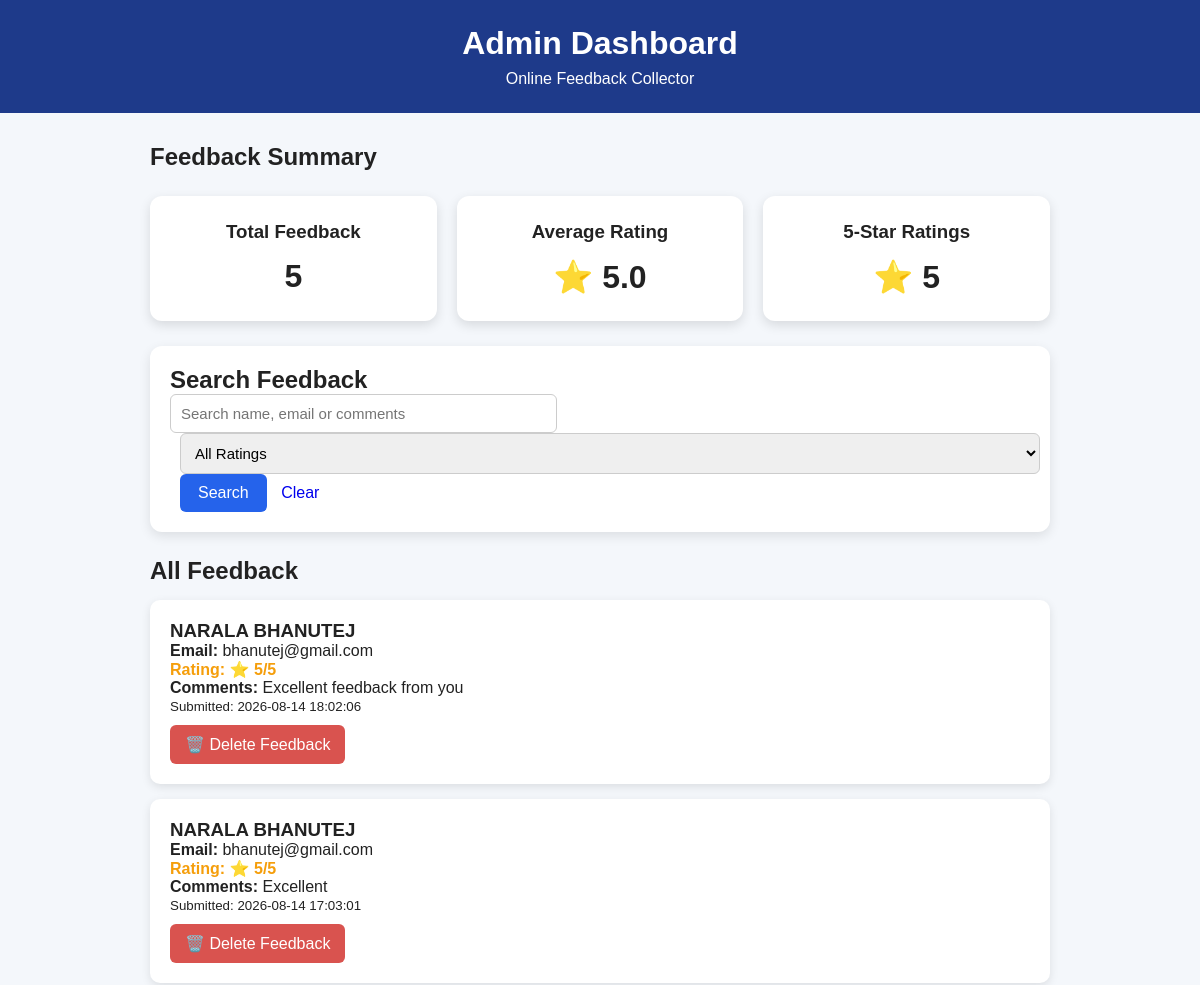
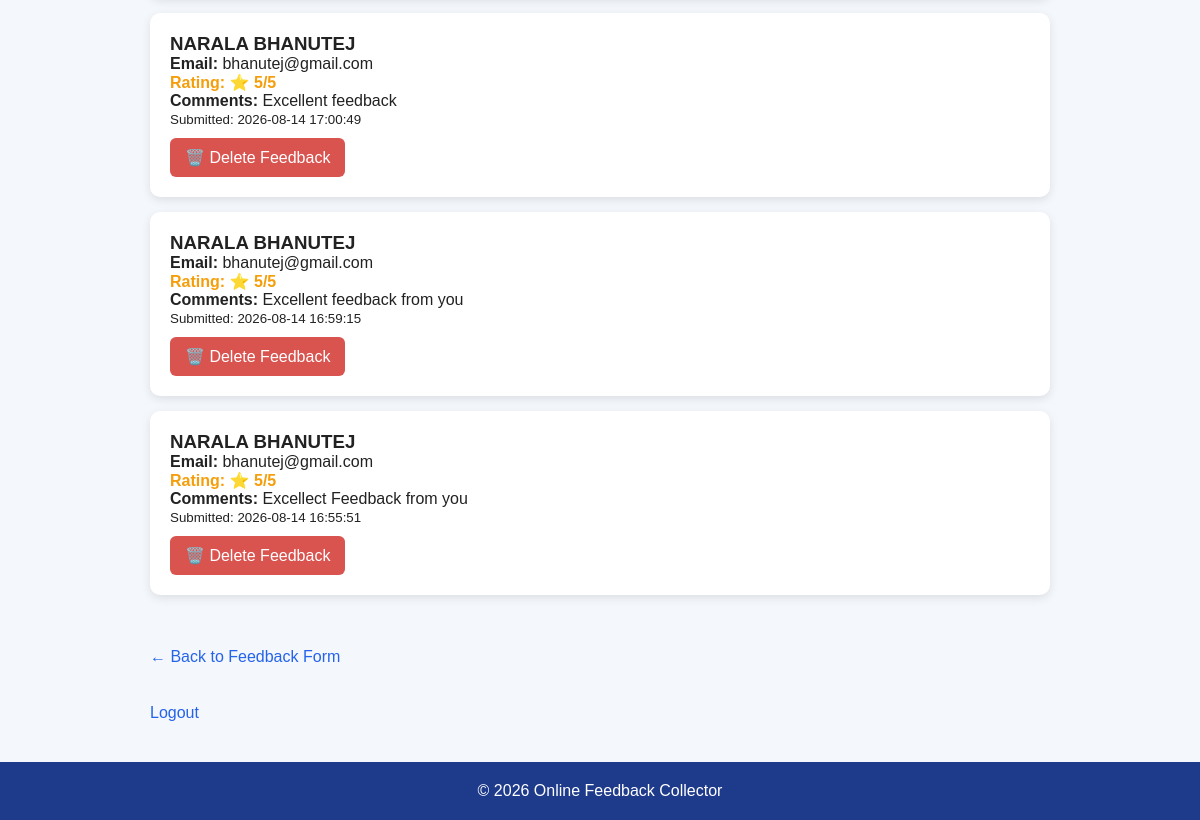
The page /admin-dashboard (signed in) on the database its author committed (2 pictures, top to bottom).
### tables this page shows
CREATE TABLE Feedback (
            id INTEGER PRIMARY KEY AUTOINCREMENT,
            name TEXT NOT NULL,
            email TEXT NOT NULL,
            rating INTEGER NOT NULL,
            comments TEXT NOT NULL,
            date_submitted TIMESTAMP DEFAULT CURRENT_TIMESTAMP
        );

### app.py (the view, shortened to what this page needs)
@app.route("/admin-dashboard")
def admin_dashboard():
    if not session.get("admin_logged_in"):
        return redirect(url_for("admin_login"))
    conn = sqlite3.connect(DATABASE)
    cursor = conn.cursor()
    search = request.args.get("search", "")
    rating_filter = request.args.get("rating", "")
    query = """
        SELECT *
        FROM Feedback
        WHERE 1=1
    """
    params = []
    if rating_filter:
        query += " AND rating = ?"
        params.append(rating_filter)
    query += " ORDER BY date_submitted DESC"
    cursor.execute(query, params)
    feedbacks = cursor.fetchall()
    cursor.execute("""
        SELECT COUNT(*)
        FROM Feedback
    """)
    total_feedback = cursor.fetchone()[0]
    cursor.execute("""
        SELECT AVG(rating)
        FROM Feedback
    """)
    average_rating = cursor.fetchone()[0]
    cursor.execute("""
        SELECT COUNT(*)
        FROM Feedback
        WHERE rating = 5
    """)
    five_star_feedback = cursor.fetchone()[0]
    conn.close()
    if average_rating is None:
        average_rating = 0
    else:
        average_rating = round(average_rating, 2)
    return render_template(
        "admin.html",
        feedbacks=feedbacks,
        total_feedback=total_feedback,
        average_rating=average_rating,
        five_star_feedback=five_star_feedback
    )

### templates/admin.html (shortened to what this page needs)
<!DOCTYPE html>
<html lang="en">
<head>
    <link rel="stylesheet"
          href="{{ url_for('static', filename='css/style.css') }}">
</head>
<body>
    <header>
        <h1>
            Admin Dashboard
        </h1>
        <p>
            Online Feedback Collector
        </p>
    </header>
    <div class="container">
        <h2>
            Feedback Summary
        </h2>
        <div class="dashboard-cards">
            <div class="dashboard-card">
                <h3>
                    Total Feedback
                </h3>
                <div class="dashboard-number">
                    {{ total_feedback }}
                </div>
            </div>
            <div class="dashboard-card">
                <h3>
                    Average Rating
                </h3>
                <div class="dashboard-number">
                    ⭐ {{ average_rating }}
                </div>
            </div>
            <div class="dashboard-card">
                <h3>
                    5-Star Ratings
                </h3>
                <div class="dashboard-number">
                    ⭐ {{ five_star_feedback }}
                </div>
            </div>
        </div>
        <div class="search-box">
            <h2>
                Search Feedback
            </h2>
            <form
                method="GET"
                action="/admin-dashboard"
            >
                <input
                    type="text"
                    name="search"
                    placeholder="Search name, email or comments"
                    value="{{ request.args.get('search', '') }}"
                >
                <select name="rating">
                    <option value="">
                        All Ratings
                    </option>
                </select>
                <button type="submit">
                    Search
                </button>
                <a
                    href="/admin-dashboard"
                    class="clear-button"
                >
                    Clear
                </a>
            </form>
        </div>
        <h2>
            All Feedback
        </h2>
        {% if feedbacks %}
            {% for feedback in feedbacks %}
                <div class="feedback-card">
                    <h3>
                        {{ feedback[1] }}
                    </h3>
                    <p>
                        <strong>
                            Email:
                        </strong>
                        {{ feedback[2] }}
                    </p>
                    <p class="rating">
                        <strong>
                            Rating:
                        </strong>
                        ⭐ {{ feedback[3] }}/5
                    </p>
                    <p>
                        <strong>
                            Comments:
                        </strong>
                        {{ feedback[4] }}
                    </p>
                    <p>
                        <small>
                            Submitted:
                            {{ feedback[5] }}
                        </small>
                    </p>
                    <form
                        method="POST"
                        action="/delete-feedback/{{ feedback[0] }}"
                        onsubmit="return confirm('Are you sure you want to delete this feedback?');"
                    >
                        <button
                            type="submit"
                            class="delete-button"
                        >
                            🗑️ Delete Feedback
                        </button>
                    </form>
                </div>
            {% endfor %}
        {% else %}
            <div class="feedback-card">
                <p>
                    No feedback found.
                </p>
            </div>
        {% endif %}
        <br>
        <a
            href="/"
            class="admin-link"
        >
            ← Back to Feedback Form
        </a>
        <br>
        <br>
        <a
            href="/logout"
            class="admin-link"
        >
            Logout
        </a>
    </div>
    <footer>
        <p>
            © 2026 Online Feedback Collector
        </p>
    </footer>
</body>
</html>

### static/css/style.css (style rules this page uses)
* { margin: 0; padding: 0; box-sizing: border-box; }
body { font-family: Arial, sans-serif; background: #f4f7fb; color: #222; }
header { background: #1e3a8a; color: white; padding: 25px; text-align: center; }
header h1 { margin-bottom: 8px; }
.container { width: 90%; max-width: 900px; margin: 30px auto; }
input, textarea, select { width: 100%; padding: 12px; border: 1px solid #ccc; border-radius: 6px; font-size: 15px; }
button { background: #2563eb; color: white; border: none; padding: 12px 22px; border-radius: 6px; cursor: pointer; font-size: 16px; }
.admin-link { display: inline-block; margin-top: 20px; color: #2563eb; text-decoration: none; }
.feedback-card { background: white; padding: 20px; margin-bottom: 15px; border-radius: 10px; box-shadow: 0 3px 10px rgba(0, 0, 0, 0.08); }
.rating { font-weight: bold; color: #f59e0b; }
footer { margin-top: 40px; padding: 20px; text-align: center; background: #1e3a8a; color: white; }

### templates/admin.html (style rules this page uses)
.dashboard-cards { display: grid; grid-template-columns: repeat(3, 1fr); gap: 20px; margin: 25px 0; }
.dashboard-card { background: white; padding: 25px; border-radius: 12px; text-align: center; box-shadow: 0 4px 12px rgba(0, 0, 0, 0.12); }
.dashboard-card h3 { margin-bottom: 15px; }
.dashboard-number { font-size: 32px; font-weight: bold; }
.search-box { background: white; padding: 20px; border-radius: 12px; margin: 25px 0; box-shadow: 0 4px 12px rgba(0, 0, 0, 0.10); }
.search-box input { padding: 10px; width: 45%; border: 1px solid #ccc; border-radius: 6px; }
.search-box select { padding: 10px; border: 1px solid #ccc; border-radius: 6px; margin-left: 10px; }
.search-box button { padding: 10px 18px; border: none; border-radius: 6px; cursor: pointer; margin-left: 10px; }
.clear-button { margin-left: 10px; text-decoration: none; }
.feedback-card { background: white; padding: 20px; margin: 15px 0; border-radius: 10px; box-shadow: 0 3px 10px rgba(0, 0, 0, 0.10); }
.feedback-card h3 { margin-top: 0; }
.rating { font-weight: bold; }
.delete-button { background: #d9534f; color: white; border: none; padding: 10px 15px; border-radius: 6px; cursor: pointer; margin-top: 10px; }

### rows shown on the page
Feedback: name "NARALA BHANUTEJ", email "bhanutej@gmail.com", rating "5", comments "Excellent feedback from you", date_submitted "2026-08-14 18:02:06"
Feedback: name "NARALA BHANUTEJ", email "bhanutej@gmail.com", rating "5", comments "Excellent", date_submitted "2026-08-14 17:03:01"
Feedback: name "NARALA BHANUTEJ", email "bhanutej@gmail.com", rating "5", comments "Excellent feedback", date_submitted "2026-08-14 17:00:49"
Feedback: name "NARALA BHANUTEJ", email "bhanutej@gmail.com", rating "5", comments "Excellent feedback from you", date_submitted "2026-08-14 16:59:15"
Feedback: name "NARALA BHANUTEJ", email "bhanutej@gmail.com", rating "5", comments "Excellect Feedback from you", date_submitted "2026-08-14 16:55:51"

### other values the page prints
{{ total_feedback }} "5"
{{ average_rating }} "5.0"
{{ five_star_feedback }} "5"
